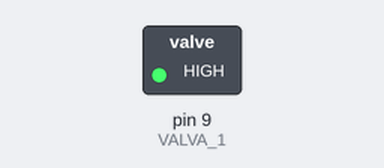
Bench run of a sketch on a simulated Arduino Uno, built with avr-gcc and run on an emulated ATmega328P. Parts: switched loads named in the sketch (green lamp = pin HIGH).

Above: at 2.5 s.
At 7.5 s:
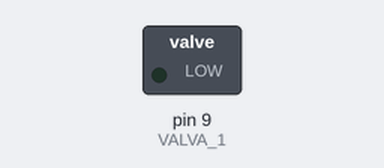
Timing chart, 0 to 13.0 s (numbered marks = the images above):
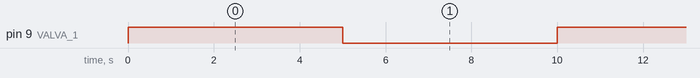

Measured:
- by itself, pin 9 (VALVA_1): alternates HIGH for 5.0 s and LOW for 5.0 s

The sketch:

birraneitor1.ino
```cpp
/* definicion de variables que van a usarse*/
#define BOTON_1                                                           //entrada - boton de encendido (emmpieza a llenar olla de licor
#define SENSOR_1                                                          //entrada - sensor de llenado en olla de licor (puede ser un switch o un sensor )
#define VALVG_1                                                           //salida - valvula de gas olla licor
#define SENSOR_2                                                          //entrada - sensor de temperatura olla de licor
#define TEMP_INICIAL                              // 72 ° C
#define TEMP_LAVADO                               // 80 ° C
#define VALVA_2                                                          //salida - valvula descarga olla licor -> llenado macerador (por gravedad)
#define TIEMPO_ESPERA_AGITADOR       10000        //10 segundos
/* #define TOLVA_1          //salida - abre la tolva para descargar la malta */
#define AGITADOR                                                         //salida - relay para motor agitador
#define TIEMPO_AGITADO               900000       //15 minutos
#define SENSOR_3                                                         //entrada - temperatura del macerador
#define TEMP_MACERADO_1                           // 64 ° C
#define TIEMPO_MACERADO_1           3600000       // 1 hora
/*  cuando pasen 30 minutos del macerado, llenar y prender olla de licor  */
#define TEMP_MACERADO_2                           // 70 ° C
#define TIEMPO_MACERADO_2           1800000       // 1/2 hora
#define VALVG_2                                                          //salida - valvula de gas macerador
#define ESCALON_MACERADO                          //booleano
/*  apagar macerador  */
/* #define TOLVA_2          //salida - abre la tolva para descargar la malta oscura*/
/*  mezclar malta oscura  */
#define TIEMPO_RECIRCULADO           900000       //15 minutos
#define VALVA_3                                                         //salida - valvula recirculado macerador
#define BOMBA_1                                                         //salida - Bomba macerador
/*  al pasar a hervor, tambien activar el lavado  */
#define VALVA_4                                                         //salida - valvula recirculado macerador -> llenado hervor
#define VALVG_3                                                          //salida - valvula de gas hervor
#define TIEMPO_HERVOR               3600000       // 1 hora
#define ALARMA_DENSIDAD_1                                                //salida - medir la densidad a la salida del macerador
/* #define TOLVA_3          //salida - abre la tolva para descargar lupulo de amargor*/
/* #define TOLVA_4          //salida - abre la tolva para descargar coagulante*/
/* #define TOLVA_5          //salida - abre la tolva para descargar lupulo de aroma*/
#define BOMBA_2                                                         //salida - Whirpool
#define VALVA_5                                                         //salida - valvula whirpool
#define TIEMPO_WHIRPOOL             300000       //5 minutos
#define TIEMPO_REPOSO               60000       //1 minutos
#define VALVA_6                                                         //salida - valvula enfriador
#define VALVA_7                                                         //salida - valvula agua corriente enfriador


/* ACA EMPIEZA LA DEFINICION DE VARIABLES Y CONSTANTES*/
#define VALVA_1             9     //salida - valvula de llenado olla de licor
#define TIEMPO_ESPERA     5000 //5 segundos


void setup() {
  pinMode(VALVA_1, OUTPUT); //configuramos el pin como salida

}

void loop() {
  digitalWrite(VALVA_1,HIGH); //Activamos la salida
  delay(TIEMPO_ESPERA);
  digitalWrite(VALVA_1,LOW); //Desactivamos la salida
  delay(TIEMPO_ESPERA);

}
```
